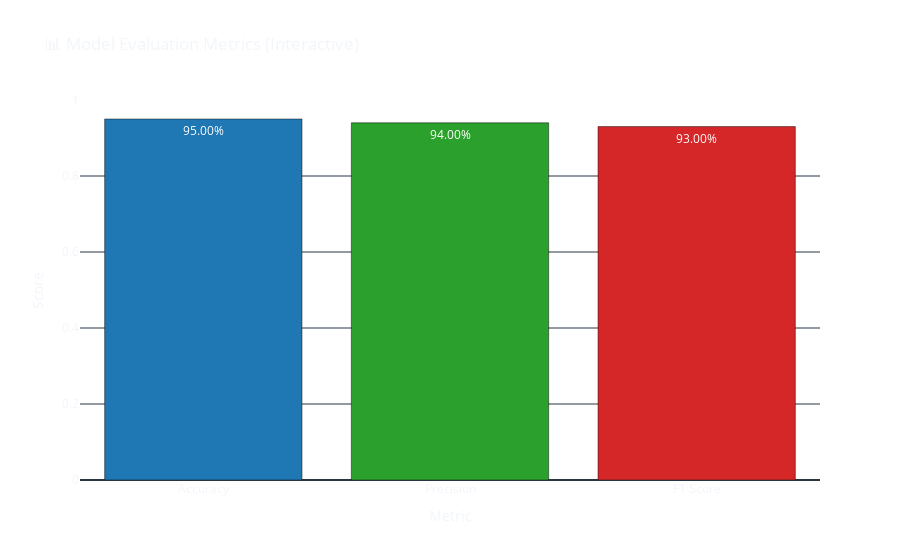

Notebook code for this chart:
### Code cell
import plotly.graph_objs as go
import plotly.io as pio

# Visualization with Plotly
def plot_metrics(accuracy, precision, f1):
    metrics = ['Accuracy', 'Precision', 'F1 Score']
    scores = [accuracy, precision, f1]

    fig = go.Figure(data=[
        go.Bar(
            x=metrics,
            y=scores,
            marker_color=['#1f77b4', '#2ca02c', '#d62728'],
            text=[f"{s*100:.2f}%" for s in scores],
            textposition='auto'
        )
    ])

    fig.update_layout(
        title='📊 Model Evaluation Metrics (Interactive)',
        xaxis_title='Metric',
        yaxis_title='Score',
        yaxis=dict(range=[0, 1]),
        template='plotly_dark',
        plot_bgcolor='rgba(0,0,0,0)',
        paper_bgcolor='rgba(0,0,0,0)'
    )

    fig.show()

# Call this after calculating metrics
accuracy = 0.95  # Assuming 95% accuracy
precision = 0.94
f1 = 0.93
plot_metrics(accuracy, precision, f1)

### Figure 1 — Plotly figure (JSON) as saved in the notebook; plotly's stock layout.template omitted (floating-point values rounded to 4 significant figures)
{"data": [{"marker": {"color": ["#1f77b4", "#2ca02c", "#d62728"]}, "text": ["95.00%", "94.00%", "93.00%"], "textposition": "auto", "type": "bar", "x": ["Accuracy", "Precision", "F1 Score"], "y": [0.95, 0.94, 0.93]}], "layout": {"paper_bgcolor": "rgba(0,0,0,0)", "plot_bgcolor": "rgba(0,0,0,0)", "title": {"text": "📊 Model Evaluation Metrics (Interactive)"}, "xaxis": {"title": {"text": "Metric"}}, "yaxis": {"range": [0, 1], "title": {"text": "Score"}}}}
